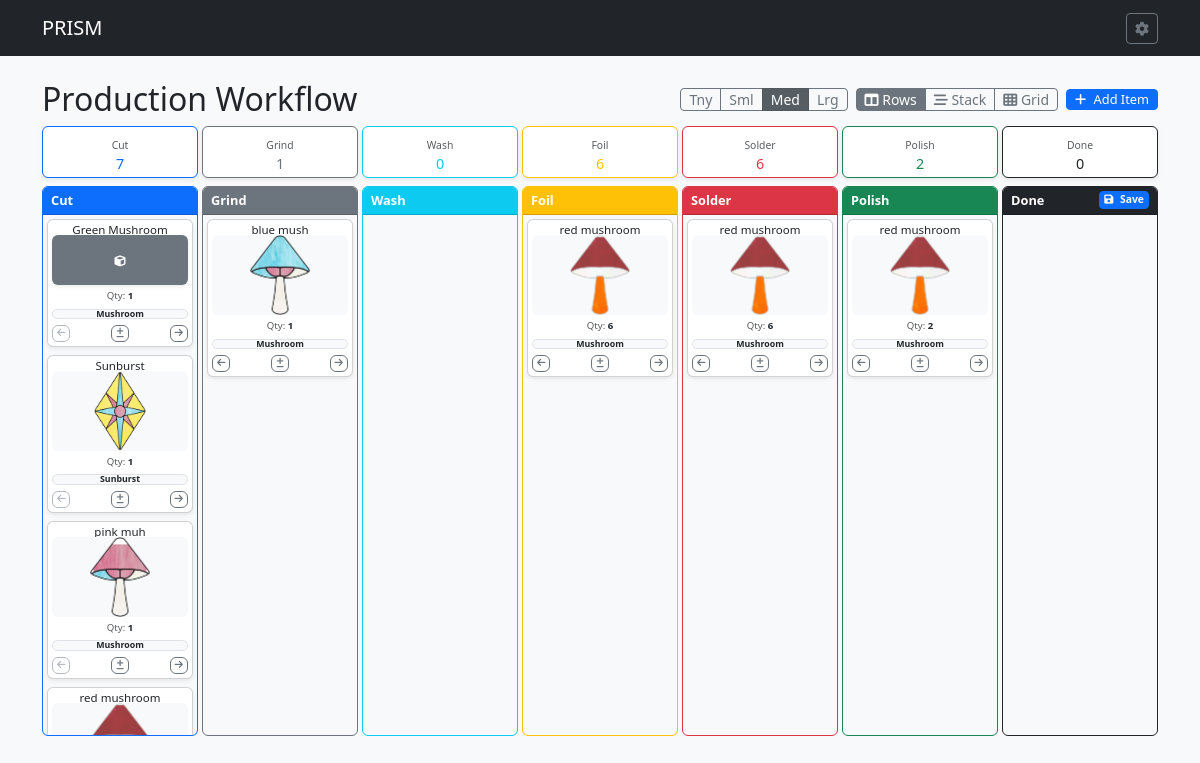
The app's page /production, older data.
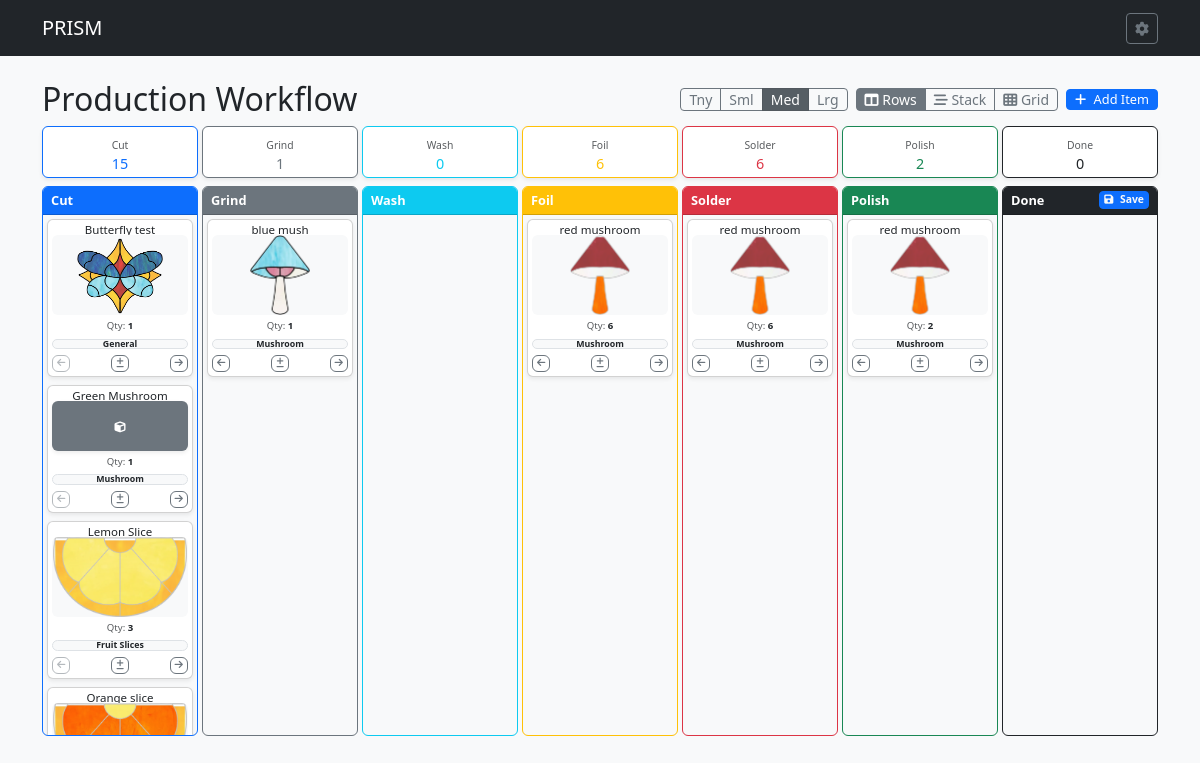
The same page, newer data.
### tables this page shows
CREATE TABLE ICC (

    IPID INTEGER PRIMARY KEY AUTOINCREMENT,	--Item State ID
    ITEMID INTEGER,				--Item ID
    IPCUT INTEGER,				--Item num in Cut State
    IPGRND INTEGER,				--Item num in Grind State
    IPWASH INTEGER,				--Item num in Wash State
    IPFOIL INTEGER,				--Item num in Foil State
    IPSLDR INTEGER,				--Item num in Solder State
    IPPOLISH INTEGER,				--Item num in Polish State
    IPDONE INTEGER,				--Item num in Finished State
    IPTS TEXT,					--Item state time stamp

    FOREIGN KEY (ITEMID) REFERENCES ITM(ITEMID) ON DELETE CASCADE ON UPDATE CASCADE

);

CREATE TABLE ITM (

    ITEMID INTEGER PRIMARY KEY AUTOINCREMENT,	--Item ID
    ITMNAME TEXT,				--Item Name
    ITMIMG TEXT,				--Item Image
    ONEOFF INTEGER,				--One off Item
    VARIAT INTEGER,				--Is Variation Boolean
    ITMGRP TEXT,				--Item Group
    CURRENT INTEGER,				--Currently Being Sold Bool
    ITMPTRN TEXT,				--Item Pattern Image
    ITMSVG TEXT,				--Item SVG
    ITMNOTE TEXT,				--Item Notes
    ITMLEN TEXT,				--Item Length
    ITMWID TEXT,				--Item Width
    IMISLDR INTEGER,				--Item Solder IMI ID
    IMICAME INTEGER,				--Item CAME IMI ID
    IMIFOIL INTEGER,				--Item Foil IMI ID
    IMICHAIN INTEGER,				--Item Chain IMI ID
    IMIRING INTEGER,				--Item Ring IMI ID
    IMIWIRE INTEGER,				--Item Wire IMI ID
    PARENT INTEGER,				--Parent Item ID
    PATINA TEXT,				--Patina Type
    ISACTIVE INTEGER,				--Is Active Item

    FOREIGN KEY (ITMGRP) REFERENCES IGP(ITMGRP) ON DELETE SET NULL ON UPDATE CASCADE,
    FOREIGN KEY (IMISLDR) REFERENCES IMI(IMIID) ON DELETE SET NULL ON UPDATE CASCADE,
    FOREIGN KEY (IMICAME) REFERENCES IMI(IMIID) ON DELETE SET NULL ON UPDATE CASCADE,
    FOREIGN KEY (IMIFOIL) REFERENCES IMI(IMIID) ON DELETE SET NULL ON UPDATE CASCADE,
    FOREIGN KEY (IMICHAIN) REFERENCES IMI(IMIID) ON DELETE SET NULL ON UPDATE CASCADE,
    FOREIGN KEY (IMIRING) REFERENCES IMI(IMIID) ON DELETE SET NULL ON UPDATE CASCADE,
    FOREIGN KEY (IMIWIRE) REFERENCES IMI(IMIID) ON DELETE SET NULL ON UPDATE CASCADE,
    FOREIGN KEY (PATINA) REFERENCES PATINA(PATINA) ON DELETE SET NULL ON UPDATE CASCADE
);

### routes/production_routes.py (the view)
@production_bp.route('/production', methods=['GET'])
def production_board():
    db = get_db_from_app()
    query = """

        SELECT

            i.ITEMID, i.ITMNAME, i.ITMIMG, i.ITMGRP, i.ONEOFF, i.CURRENT, i.VARIAT, i.PARENT,

            c.IPID,

            COALESCE(c.IPCUT, 0) AS IPCUT,

            COALESCE(c.IPGRND, 0) AS IPGRND,

            COALESCE(c.IPWASH, 0) AS IPWASH,

            COALESCE(c.IPFOIL, 0) AS IPFOIL,

            COALESCE(c.IPSLDR, 0) AS IPSLDR,

            COALESCE(c.IPPOLISH, 0) AS IPPOLISH,

            COALESCE(c.IPDONE, 0) AS IPDONE,

            c.IPTS

        FROM ITM i

        LEFT JOIN ICC c ON i.ITEMID = c.ITEMID

        WHERE i.ISACTIVE = 1

        ORDER BY i.ITMNAME ASC

    """
    items = db.execute(query).fetchall()
    item_groups = db.execute("SELECT ITMGRP FROM IGP WHERE ISACTIVE = 1 OR ISACTIVE IS NULL ORDER BY ITMGRP ASC").fetchall()
    master_items = db.execute("""

        SELECT ITEMID, ITMNAME, ITMGRP, ONEOFF, CURRENT, VARIAT, PARENT

        FROM ITM

        WHERE ISACTIVE = 1

        ORDER BY ITMNAME ASC

    """).fetchall()
    summary_query = """

        SELECT

            SUM(COALESCE(IPCUT, 0)) as total_cut,

            SUM(COALESCE(IPGRND, 0)) as total_grind,

            SUM(COALESCE(IPWASH, 0)) as total_wash,

            SUM(COALESCE(IPFOIL, 0)) as total_foil,

            SUM(COALESCE(IPSLDR, 0)) as total_solder,

            SUM(COALESCE(IPPOLISH, 0)) as total_polish,

            SUM(COALESCE(IPDONE, 0)) as total_done

        FROM ICC

    """
    summary = db.execute(summary_query).fetchone()
    return render_template(
        'production_board.html',
        items=items,
        summary=summary,
        item_groups=item_groups,
        master_items=master_items
    )

### app.py (called while the page is built)
def get_db():
    conn = sqlite3.connect(DATABASE)
    conn.row_factory = sqlite3.Row
    conn.execute("PRAGMA foreign_keys = ON;")
    return conn

### routes/production_routes.py (called while the page is built)
def get_db_from_app():
    from __main__ import get_db
    return get_db()

### templates/production_board.html (shortened to what the changed rows need)
{% extends "base.html" %}
{% block content %}
<div class="row mb-2 align-items-center">
    <div class="col">
        <h2 class="mb-0">Production Workflow</h2>
    </div>
</div>
<div class="row text-center mb-2 g-1" id="summary-cards">
    <div class="col"><div class="card shadow-sm border-primary"><div class="card-body p-1"><span class="text-muted small" style="font-size: 0.65rem;">Cut</span><h6 class="mb-0 text-primary" style="font-size: 0.9rem;" id="sum-cut">{{ summary.total_cut or 0 }}</h6></div></div></div>
</div>
<div id="kanbanBoardContainer" class="kanban-layout-horizontal pb-2">
    {% set stages = [
        ('cut', 'Cut', 'primary', 'IPCUT'),
        ('grnd', 'Grind', 'secondary', 'IPGRND'),
        ('wash', 'Wash', 'info', 'IPWASH'),
        ('foil', 'Foil', 'warning', 'IPFOIL'),
        ('sldr', 'Solder', 'danger', 'IPSLDR'),
        ('polish', 'Polish', 'success', 'IPPOLISH'),
        ('done', 'Done', 'dark', 'IPDONE')
    ] %}
{% for key, label, color, col_field in stages %}
    <div class="kanban-column-wrapper">
        <div class="card bg-light border-{{ color }} h-100">
            <div class="card-header bg-{{ color }} text-white d-flex justify-content-between align-items-center py-1 px-2" style="font-size: 0.8rem;">
                <strong>{{ label }}</strong>
                {% if key == 'done' %}
                <button class="btn btn-primary btn-sm py-0 px-1 text-light fw-bold" id="saveFinishedGlobalBtn" style="font-size: 0.65rem;" title="Save All Finished Items to Inventory">
                    <i class="fas fa-save me-1"></i> Save
                </button>
                {% endif %}
            </div>
            <div class="card-body p-1 kanban-stage" data-stage="{{ key }}" data-stage-index="{{ loop.index0 }}" data-stage-label="{{ label }}" style="min-height: 350px; max-height: 65vh; overflow-y: auto;">
                {% for item in items %}
                    {% set count = item[col_field] %}
                    {% if count and count > 0 %}
                    <div class="card mb-1 shadow-sm item-card" draggable="true" data-item-id="{{ item.ITEMID }}" data-item-name="{{ item.ITMNAME }}" data-current-stage="{{ key }}" data-current-index="{{ loop.index0 }}" data-available-qty="{{ count }}">
                        <div class="card-body p-1">
                            <div class="mb-0.5 text-center card-title-row">
                                <h6 class="card-title mb-0 text-truncate" style="font-size: 0.72rem; line-height: 1;">
                                    <a href="{{ url_for('item_bp.item_detail', item_id=item.ITEMID) }}" class="text-decoration-none text-dark" title="{{ item.ITMNAME }}">{{ item.ITMNAME }}</a>
                                </h6>
                            </div>
                            <div class="text-center mb-0.5">
                                {% if item.ITMIMG %}
                                    <div class="w-100 overflow-hidden bg-light rounded d-flex align-items-center justify-content-center item-img-wrapper" style="cursor: pointer;"
                                         data-bs-toggle="modal"
                                         data-bs-target="#imageModal"
                                         data-img-url="{{ url_for('static', filename=item.ITMIMG) }}"
                                         title="Click to pop up larger image">
                                        <img src="{{ url_for('static', filename=item.ITMIMG) }}"
                                             class="d-block card-img-scaled"
                                             style="max-width: 100%; max-height: 80px; width: auto; height: auto; object-fit: contain;"
                                             alt="{{ item.ITMNAME }}">
                                    </div>
                                {% else %}
                                    <div class="bg-secondary rounded w-100 d-flex align-items-center justify-content-center text-white shadow-sm item-img-placeholder" style="height: 50px; font-size: 11px;"><i class="fas fa-cube"></i></div>
                                {% endif %}
                            </div>
                            <div class="text-center mb-0.5" style="line-height: 1;">
                                <span class="text-muted" style="font-size: 0.6rem;">Qty: <strong class="item-qty text-dark">{{ count }}</strong></span>
                            </div>
                            <div class="mb-0.5 text-truncate card-group-row">
                                <span class="badge bg-light text-dark border w-100 text-truncate py-0" style="font-size: 0.55rem;" title="{{ item.ITMGRP or 'General' }}">{{ item.ITMGRP or 'General' }}</span>
                            </div>
                            <div class="d-flex justify-content-between align-items-center">
                                <button class="btn btn-outline-secondary btn-xxs py-0 px-1 move-backward-btn" style="font-size: 0.6rem;" title="Move Backward"><i class="fas fa-arrow-left move-icon-h"></i></button>
                                <button class="btn btn-outline-secondary btn-xxs py-0 px-1 qty-adjust-modal-btn" style="font-size: 0.6rem;" title="Adjust Quantity"><i class="fas fa-plus-minus"></i></button>
                                <button class="btn btn-outline-secondary btn-xxs py-0 px-1 move-forward-btn" style="font-size: 0.6rem;" title="Move Forward"><i class="fas fa-arrow-right move-icon-h"></i></button>
                            </div>
                        </div>
                    </div>
                    {% endif %}
                {% endfor %}
            </div>
        </div>
    </div>
    {% endfor %}
</div>
{% endblock %}

Row changes from the older to the newer data that the page shows:
no longer on this page (row unchanged): ICC: ITMNAME "Sunburst", ITMNAME (picture), IPCUT "1", ITMGRP "Sunburst", shown under "Cut"
no longer on this page (row unchanged): ICC: ITMNAME "pink muh", ITMIMG (picture), IPCUT "1", ITMGRP "Mushroom", shown under "Cut"
no longer on one of the page's lists (row unchanged): ICC: ITMNAME "red mushroom"
added ICC: ITMNAME "Butterfly test", ITMIMG (picture), IPCUT "1", ITMGRP "General", shown under "Cut"
added ICC: ITMNAME "Lemon Slice", ITMIMG (picture), IPCUT "3", ITMGRP "Fruit Slices", shown under "Cut"
now on this page (row edited): ICC: ITMNAME "Orange slice", ITMIMG (picture), shown under "Cut"
Text that changed along with them:
{{ summary.total_cut or 0 }}: "7" → "15"
